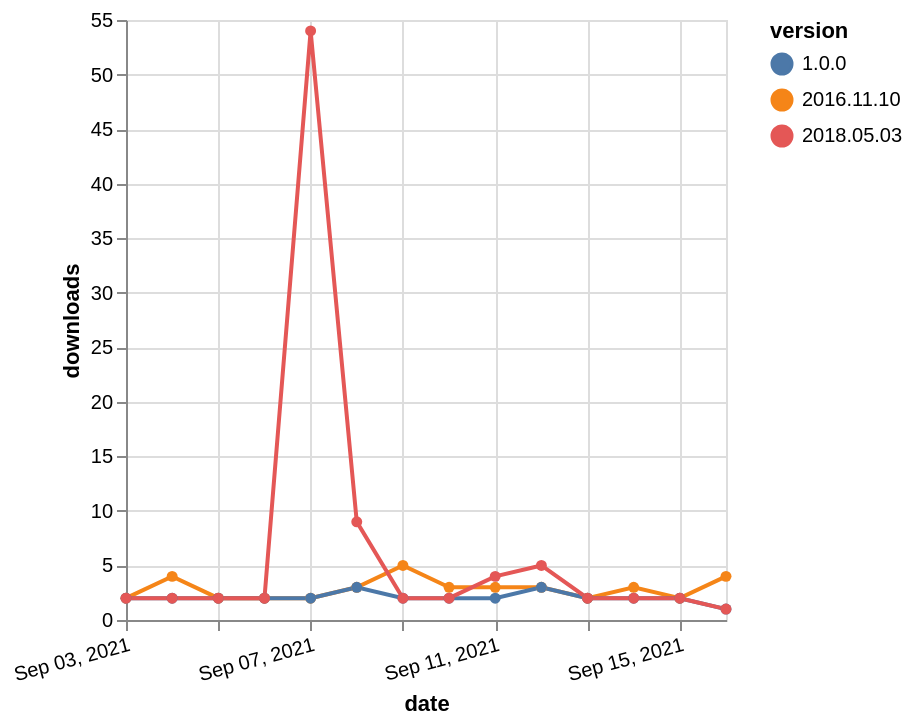

Describe this chart as a Vega-Lite specification.
### Vega-Lite specification from a JSON file in a GitHub repository (floating-point values rounded to 4 significant figures)
{"$schema": "https://vega.github.io/schema/vega-lite/v5.json", "description": "A simple bar chart with embedded data.", "data": {"values": [{"date": "2021-09-03", "total": 13919, "delta": 2, "version": "2016.11.10"}, {"date": "2021-09-04", "total": 13923, "delta": 4, "version": "2016.11.10"}, {"date": "2021-09-05", "total": 13925, "delta": 2, "version": "2016.11.10"}, {"date": "2021-09-06", "total": 13927, "delta": 2, "version": "2016.11.10"}, {"date": "2021-09-07", "total": 13929, "delta": 2, "version": "2016.11.10"}, {"date": "2021-09-08", "total": 13932, "delta": 3, "version": "2016.11.10"}, {"date": "2021-09-09", "total": 13937, "delta": 5, "version": "2016.11.10"}, {"date": "2021-09-10", "total": 13940, "delta": 3, "version": "2016.11.10"}, {"date": "2021-09-11", "total": 13943, "delta": 3, "version": "2016.11.10"}, {"date": "2021-09-12", "total": 13946, "delta": 3, "version": "2016.11.10"}, {"date": "2021-09-13", "total": 13948, "delta": 2, "version": "2016.11.10"}, {"date": "2021-09-14", "total": 13951, "delta": 3, "version": "2016.11.10"}, {"date": "2021-09-15", "total": 13953, "delta": 2, "version": "2016.11.10"}, {"date": "2021-09-16", "total": 13957, "delta": 4, "version": "2016.11.10"}, {"date": "2021-09-03", "total": 2252, "delta": 2, "version": "1.0.0"}, {"date": "2021-09-04", "total": 2254, "delta": 2, "version": "1.0.0"}, {"date": "2021-09-05", "total": 2256, "delta": 2, "version": "1.0.0"}, {"date": "2021-09-06", "total": 2258, "delta": 2, "version": "1.0.0"}, {"date": "2021-09-07", "total": 2260, "delta": 2, "version": "1.0.0"}, {"date": "2021-09-08", "total": 2263, "delta": 3, "version": "1.0.0"}, {"date": "2021-09-09", "total": 2265, "delta": 2, "version": "1.0.0"}, {"date": "2021-09-10", "total": 2267, "delta": 2, "version": "1.0.0"}, {"date": "2021-09-11", "total": 2269, "delta": 2, "version": "1.0.0"}, {"date": "2021-09-12", "total": 2272, "delta": 3, "version": "1.0.0"}, {"date": "2021-09-13", "total": 2274, "delta": 2, "version": "1.0.0"}, {"date": "2021-09-14", "total": 2276, "delta": 2, "version": "1.0.0"}, {"date": "2021-09-15", "total": 2278, "delta": 2, "version": "1.0.0"}, {"date": "2021-09-16", "total": 2279, "delta": 1, "version": "1.0.0"}, {"date": "2021-09-03", "total": 6222, "delta": 2, "version": "2018.05.03"}, {"date": "2021-09-04", "total": 6224, "delta": 2, "version": "2018.05.03"}, {"date": "2021-09-05", "total": 6226, "delta": 2, "version": "2018.05.03"}, {"date": "2021-09-06", "total": 6228, "delta": 2, "version": "2018.05.03"}, {"date": "2021-09-07", "total": 6282, "delta": 54, "version": "2018.05.03"}, {"date": "2021-09-08", "total": 6291, "delta": 9, "version": "2018.05.03"}, {"date": "2021-09-09", "total": 6293, "delta": 2, "version": "2018.05.03"}, {"date": "2021-09-10", "total": 6295, "delta": 2, "version": "2018.05.03"}, {"date": "2021-09-11", "total": 6299, "delta": 4, "version": "2018.05.03"}, {"date": "2021-09-12", "total": 6304, "delta": 5, "version": "2018.05.03"}, {"date": "2021-09-13", "total": 6306, "delta": 2, "version": "2018.05.03"}, {"date": "2021-09-14", "total": 6308, "delta": 2, "version": "2018.05.03"}, {"date": "2021-09-15", "total": 6310, "delta": 2, "version": "2018.05.03"}, {"date": "2021-09-16", "total": 6311, "delta": 1, "version": "2018.05.03"}]}, "width": "container", "mark": {"type": "line", "point": {"filled": true}}, "encoding": {"x": {"field": "date", "type": "temporal", "timeUnit": "yearmonthdate", "title": "date", "axis": {"labelAngle": -15}}, "y": {"field": "delta", "type": "quantitative", "title": "downloads"}, "color": {"field": "version", "type": "nominal"}, "tooltip": {"field": "delta"}}}
